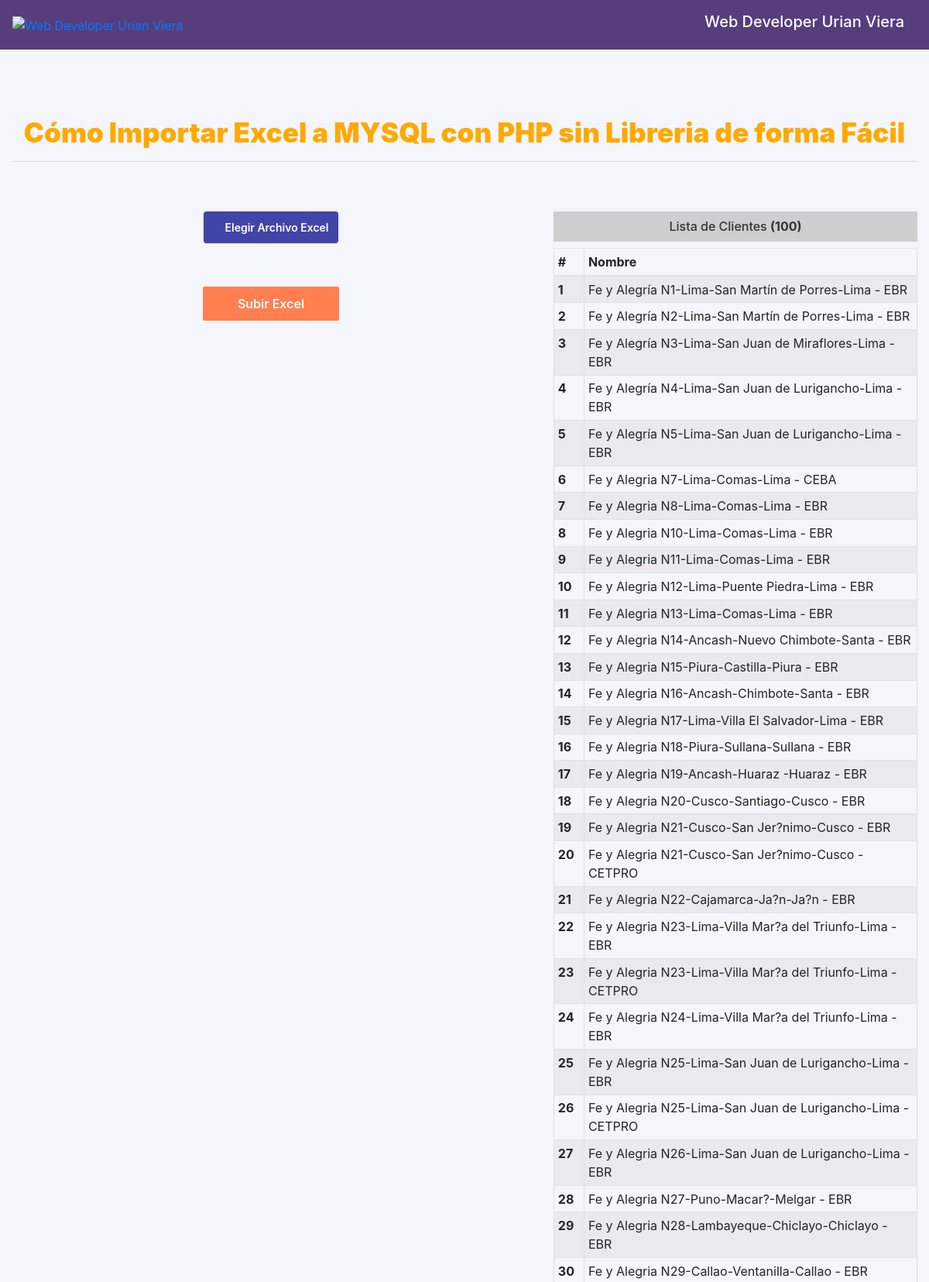
The app's page /archivosCVSColegios/index.php (upper part) with its own data.
### tables this page shows
CREATE TABLE `colegios` (
  `id` int(11) NOT NULL,
  `nombre` text NOT NULL
);

### archivosCVSColegios/index.php (the view, shortened to what this page needs)
<!DOCTYPE html>
<html>
<head>
  <link rel="stylesheet" href="https://cdnjs.cloudflare.com/ajax/libs/material-design-iconic-font/2.2.0/css/material-design-iconic-font.min.css">
  <link rel="stylesheet" type="text/css" href="css/bootstrap.min.css">
  <link rel="stylesheet" type="text/css" href="css/cargando.css">
  <link rel="stylesheet" type="text/css" href="css/cssGenerales.css">
</head>
<body>
<nav class="navbar navbar-expand-lg navbar-light navbar-dark fixed-top" style="background-color: #563d7c !important;">
    <ul class="navbar-nav mr-auto collapse navbar-collapse">
      <li class="nav-item active">
        <a href="index.php">
          <img src="img/logo-mywebsite-urian-viera.svg" alt="Web Developer Urian Viera" width="120">
        </a>
      </li>
    </ul>
    <div class="my-2 my-lg-0">
      <h5 class="navbar-brand">Web Developer Urian Viera </h5>
    </div>
</nav>
<div class="container">
<h3 class="text-center">
    Cómo Importar Excel a MYSQL con PHP sin Libreria de forma Fácil
</h3>
<hr>
<br><br>
 <div class="row">
    <div class="col-md-7">
      <form action="recibe_excel_validando.php" method="POST" enctype="multipart/form-data"/>
        <div class="file-input text-center">
            <label class="file-input__label" for="file-input">
              <span>Elegir Archivo Excel</span></label
            >
          </div>
      <div class="text-center mt-5">
          <input type="submit" name="subir" class="btn-enviar" value="Subir Excel"/>
      </div>
    </div>
    <div class="col-md-5">
  <?php
  include('config.php');
  $sqlClientes = ("SELECT * FROM colegios ORDER BY id ASC");
  $queryData   = mysqli_query($con, $sqlClientes);
  $total_client = mysqli_num_rows($queryData);
  ?>
      <h6 class="text-center">
        Lista de Clientes <strong>(<?php echo $total_client; ?>)</strong>
      </h6>
        <table class="table table-bordered table-striped">
          <thead>
            <tr>
              <th>#</th>
               <th>Nombre</th>
            </tr>
          </thead>
          <tbody>
            <?php
            $i = 1;
            while ($data = mysqli_fetch_array($queryData)) { ?>
            <tr>
              <th scope="row"><?php echo $i++; ?></th>
              <td><?php echo $data['nombre']; ?></td>
            </tr>
          <?php } ?>
          </tbody>
        </table>
    </div>
  </div>
</div>
</body>
</html>

### archivosCVSColegios/css/cssGenerales.css (style rules this page uses)
body { height: 100vh; width: 100%; background-color: #F5F5FC !important; color: #555; }
.file-input__label { cursor: pointer; display: inline-flex; align-items: center; border-radius: 4px; font-size: 14px; font-weight: 600; color: #fff; font-size: 14px; padding: 10px 12px; background-color: #4245a8; box-shadow: 0px 0px 2px rgba(0, 0, 0, 0.25); }
.btn-enviar { color: #fff; font-weight: 600; padding: 10px 45px; background-color: coral; border: none; border-radius: 2px; }
h6 { color:#333; background-color: #cecece; padding: 10px 0px; }
h3 { font-size: 35px; font-weight: 900; color: #ffa900; margin-top: 150px; }

### records on screen
colegios: nombre "Fe y Alegría N1-Lima-San Martín de Porres-Lima - EBR"
colegios: nombre "Fe y Alegría N2-Lima-San Martín de Porres-Lima - EBR"
colegios: nombre "Fe y Alegría N3-Lima-San Juan de Miraflores-Lima - EBR"
colegios: nombre "Fe y Alegría N4-Lima-San Juan de Lurigancho-Lima - EBR"
colegios: nombre "Fe y Alegría N5-Lima-San Juan de Lurigancho-Lima - EBR"
colegios: nombre "Fe y Alegria N7-Lima-Comas-Lima - CEBA"
colegios: nombre "Fe y Alegria N8-Lima-Comas-Lima - EBR"
colegios: nombre "Fe y Alegria N10-Lima-Comas-Lima - EBR"
colegios: nombre "Fe y Alegria N11-Lima-Comas-Lima - EBR"
colegios: nombre "Fe y Alegria N12-Lima-Puente Piedra-Lima - EBR"
colegios: nombre "Fe y Alegria N13-Lima-Comas-Lima - EBR"
colegios: nombre "Fe y Alegria N14-Ancash-Nuevo Chimbote-Santa - EBR"
colegios: nombre "Fe y Alegria N15-Piura-Castilla-Piura - EBR"
colegios: nombre "Fe y Alegria N16-Ancash-Chimbote-Santa - EBR"
colegios: nombre "Fe y Alegria N17-Lima-Villa El Salvador-Lima - EBR"
colegios: nombre "Fe y Alegria N18-Piura-Sullana-Sullana - EBR"
colegios: nombre "Fe y Alegria N19-Ancash-Huaraz -Huaraz - EBR"
colegios: nombre "Fe y Alegria N20-Cusco-Santiago-Cusco - EBR"
colegios: nombre "Fe y Alegria N21-Cusco-San Jer?nimo-Cusco - EBR"
colegios: nombre "Fe y Alegria N21-Cusco-San Jer?nimo-Cusco - CETPRO"
colegios: nombre "Fe y Alegria N22-Cajamarca-Ja?n-Ja?n - EBR"
colegios: nombre "Fe y Alegria N23-Lima-Villa Mar?a del Triunfo-Lima - EBR"
colegios: nombre "Fe y Alegria N23-Lima-Villa Mar?a del Triunfo-Lima - CETPRO"
colegios: nombre "Fe y Alegria N24-Lima-Villa Mar?a del Triunfo-Lima - EBR"
colegios: nombre "Fe y Alegria N25-Lima-San Juan de Lurigancho-Lima - EBR"
colegios: nombre "Fe y Alegria N25-Lima-San Juan de Lurigancho-Lima - CETPRO"
colegios: nombre "Fe y Alegria N26-Lima-San Juan de Lurigancho-Lima - EBR"
colegios: nombre "Fe y Alegria N27-Puno-Macar?-Melgar - EBR"
colegios: nombre "Fe y Alegria N28-Lambayeque-Chiclayo-Chiclayo - EBR"
colegios: nombre "Fe y Alegria N29-Callao-Ventanilla-Callao - EBR"

### other values on screen
$total_client "100"
